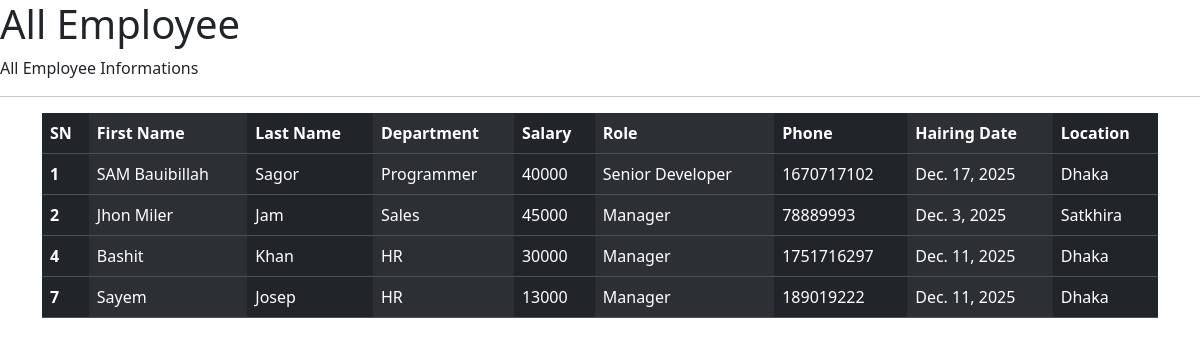
The app's page /all_emp with its own data.
### emp_app/models.py (models this page shows, shortened)
class Employee(models.Model):
    first_name = models.CharField(max_length=100,null=False)
    last_name = models.CharField(max_length=100,null=False)
    dept = models.ForeignKey(Department,on_delete=models.CASCADE)
    salary = models.IntegerField(default=0)
    role = models.ForeignKey(Role,on_delete=models.CASCADE)
    phone = models.IntegerField(default=0)
    hire_date = models.DateField()
    def __str__(self):
        return "%s %s %s" %(self.first_name, self.last_name,self.phone)

class Department(models.Model):
    name = models.CharField(max_length=100, null=False)
    location = models.CharField(max_length= 100)

class Role(models.Model):
    name = models.CharField(max_length= 100, null=False)

### emp_app/views.py (the view)
# urls.py: path('all_emp',views.all_emp, name='all_emp'),
def all_emp(request):
    emps = Employee.objects.all()
    context = {
        'emps' : emps
    }
    print (context)
    return render(request,'all_emp.html',context)

### emp_app/templates/all_emp.html (shortened to what this page needs)
<!DOCTYPE html>
<html lang="en">
<head>
    <link href="https://cdn.jsdelivr.net/npm/bootstrap@5.3.8/dist/css/bootstrap.min.css" rel="stylesheet">
</head>
<body>
    <div class="continer">
        <h1>All Employee</h1>
        <p>All Employee Informations</p>
        <hr>
        <div class="container">
            <table class="table table-dark table-striped-columns">
            <thead>
                <tr>
                <th scope="col">SN</th>
                <th scope="col">First Name</th>
                <th scope="col">Last Name</th>
                <th scope="col">Department</th>
                <th scope="col">Salary</th>
                <th scope="col">Role</th>
                <th scope="col">Phone</th>
                <th scope="col">Hairing Date</th>
                <th scope="col">Location</th>
                </tr>
            </thead>
            {% for emp in emps %}
            <tbody>
                <tr>
                <th scope="row">{{emp.id}}</th>
                <td>{{emp.first_name}}</td>
                <td>{{emp.last_name}}</td>
                <td>{{emp.dept.name}}</td>
                <td>{{emp.salary}}</td>
                <td>{{emp.role.name}}</td>
                <td>{{emp.phone}}</td>
                <td>{{emp.hire_date}}</td>
                <td>{{emp.dept.location}}</td>
                </tr>
            </tbody>
           {% endfor %}
            </table>
        </div>
    </div>
</body>
</html>

### records on screen
Employee: id "1", first_name "SAM Bauibillah", last_name "Sagor", dept.name "Programmer", salary "40000", role.name "Senior Developer", phone "1670717102", hire_date "Dec. 17, 2025", dept.location "Dhaka"
Employee: id "2", first_name "Jhon Miler", last_name "Jam", dept.name "Sales", salary "45000", role.name "Manager", phone "78889993", hire_date "Dec. 3, 2025", dept.location "Satkhira"
Employee: id "4", first_name "Bashit", last_name "Khan", dept.name "HR", salary "30000", role.name "Manager", phone "1751716297", hire_date "Dec. 11, 2025", dept.location "Dhaka"
Employee: id "7", first_name "Sayem", last_name "Josep", dept.name "HR", salary "13000", role.name "Manager", phone "189019222", hire_date "Dec. 11, 2025", dept.location "Dhaka"
